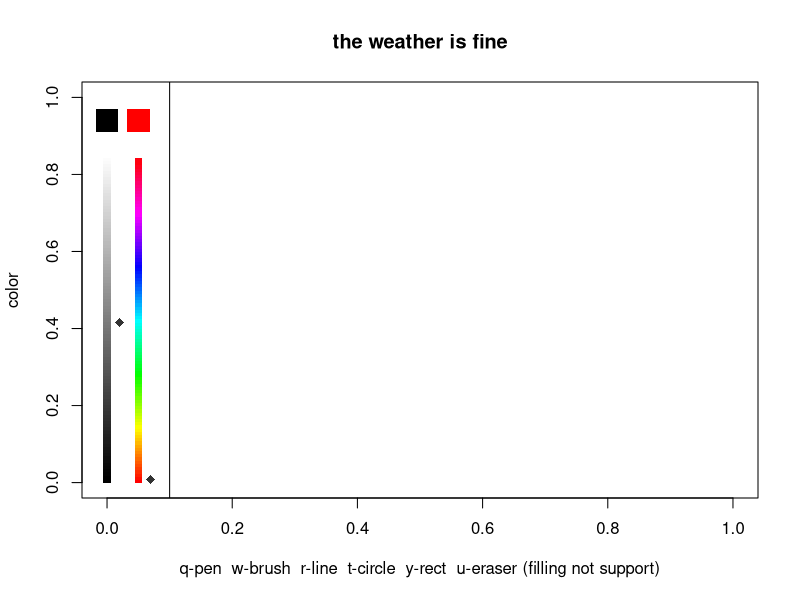

This figure's R source:
library(colorspace)
draw<-function(){
	x11()
	plot(c(0,0),xlim=c(0,1),ylim=c(0,1),col='white',main="the weather is fine",xlab="q-pen  w-brush  r-line  t-circle  y-rect  u-eraser (filling not support)",ylab='color')
	data<-data.frame(x=0,y=0)
	new<-F
	p1<-c(0.1475410,0.1743666)
	p2<-c(0.9090909,0.8569300)
	color<-c(1,50)
	pre.col<-color
	pen<-1
	cex<-5
	prex<-0
	prey<-0
	lin<-F
	cir<-F
	rec<-F
	tag<-100
	col.vector<-rainbow(100)
	for(i in 1:100){col.vector[i]<-substring(col.vector[i],1,7)}
	grey.vector<-99:0
	points(rep(0,100),100:1/100/1.2,col=paste("grey",grey.vector,sep=""),pch=15)
	points(rep(0.05,tag),1:tag/tag/1.2,col=col.vector,pch=15)
	points(c(0.07,0.02),c(pre.col[1]/tag,pre.col[2]/100)/1.2,pch=18,cex=1.2,col='white')
	points(c(0.07,0.02),c(color[1]/tag,color[2]/100)/1.2,pch=18,cex=1.2,col='grey20')
	points(0.05,0.94,pch=15,col=col.vector[color[1]],cex=3)
	points(0,0.94,pch=15,col='black',cex=3)
	abline(v=0.1)
	add1<-function(a,px,py){
		change.col<-function(){
			if(color[2]/100>=0.5 & color[1]>=0){col<-mixcolor((color[2]/100-0.5)*2,hex2RGB(col.vector[color[1]]),RGB(1,1,1))}
			else if(color[1]>=0){col<-mixcolor((0.5-color[2]/100)*2,hex2RGB(col.vector[color[1]]),RGB(0,0,0))}
			else if(color[1]==-1){col<-mixcolor(color[2]/100,RGB(0,0,0),RGB(1,1,1))}
			col<-col@coords
			return(rgb(col[1],col[2],col[3]))
		}
		show.col<-function(){
			points(c(0.07,0.02),c(pre.col[1]/tag,pre.col[2]/100)/1.2,pch=18,cex=1.2,col='white')
			points(c(0.07,0.02),c(color[1]/tag,color[2]/100)/1.2,pch=18,cex=1.2,col='grey20')
			points(0.05,0.94,pch=15,col=change.col(),cex=3)
			pre.col<<-color
		}
		choose.col<-function(x,y){
			if(abs(x)<0.01 & y>0 & y<1/1.2){color[2]<<-round(y*120)}
			else if(abs(x-0.05)<0.01 & y>0 & y<1/1.2){color[1]<<-round(y*1.2*100)}
			else if(abs(x)<0.03 & y>1/1.2){color[1]<<--1}
			show.col()
		}
		if(pen!=4){lin<<-F}
		if(pen!=5){cir<<-F}
		point<-function(x,y){
			temp<-matrix(c(runif(3*cex*10)),ncol=3)
			temp[,1]<-sin(temp[,1]*2*pi)*0.02*temp[,2]+px-0.01
			temp[,2]<-sin(temp[,3]*2*pi)*0.02*temp[,2]*cex/5+py-0.01
			points(temp,pch=16,cex=0.4,col=change.col())
		}
		line<-function(x,y){
			if(lin==F){lin<<-T}
			else{
				lines(c(x,prex),c(y,prey),type='l',lwd=5*cex/10,col=change.col())
				lin<<-F
			}
			prex<<-x
			prey<<-y
		}
		circle<-function(x,y){
			if(cir==F){cir<<-T}
			else{
				temp<-(1:1000)/1000
				ra<-sqrt((x-prex)^2+(y-prey)^2)
				points(prex+cos(temp*2*pi)*ra,prey+sin(temp*2*pi)*ra,cex=0.8*cex/10,col=change.col())
				cir<<-F
			}		
			prex<<-x
			prey<<-y	
		}
		rect<-function(x,y){
			if(rec==F){rec<<-T}
			else{
				lines(c(x,prex),c(prey,prey),type='l',lwd=5*cex/10,col=change.col())
				lines(c(x,x),c(y,prey),type='l',lwd=5*cex/10,col=change.col())
				lines(c(prex,prex),c(y,prey),type='l',lwd=5*cex/10,col=change.col())
				lines(c(x,prex),c(y,y),type='l',lwd=5*cex/10,col=change.col())
				rec<<-F
			}
			prex<<-x
			prey<<-y	
		}
		px<-round((px-p1[1])/(p2[1]-p1[1]),3)
		py<-round((py-p1[2])/(p2[2]-p1[2]),3)
		if(px<1 & px>-0.05 & py<1 & py>0){
			if(px<0.13){choose.col(px,py)}
			else{
				if(pen==1)points(px,py,pch=16,col=change.col(),cex=cex/10)
				if(pen==2)point(px,py)
				if(pen==3)painting(a,px,py)
				if(pen==4)line(px,py)
				if(pen==5)circle(px,py)
				if(pen==6)rect(px,py)
				if(pen==7)points(px,py,pch=16,col='white',cex=cex)	
			}
		}
		return(NULL)
	}
	add2<-function(a,px,py){
		change.col<-function(){
			if(color[2]/100>=0.5 & color[1]>=0){col<-mixcolor((color[2]/100-0.5)*2,hex2RGB(col.vector[color[1]]),RGB(1,1,1))}
			else if(color[1]>=0){col<-mixcolor((0.5-color[2]/100)*2,hex2RGB(col.vector[color[1]]),RGB(0,0,0))}
			else if(color[1]==-1){col<-mixcolor(color[2]/100,RGB(0,0,0),RGB(1,1,1))}
			col<-col@coords
			return(rgb(col[1],col[2],col[3]))
		}
		show.col<-function(){
			points(c(0.07,0.02),c(pre.col[1]/tag,pre.col[2]/100)/1.2,pch=18,cex=1.2,col='white')
			points(c(0.07,0.02),c(color[1]/tag,color[2]/100)/1.2,pch=18,cex=1.2,col='grey20')
			points(0.05,0.94,pch=15,col=change.col(),cex=3)
			pre.col<<-color
		}
		choose.col<-function(x,y){
			if(abs(x)<0.01 & y>0 & y<1/1.2){color[2]<<-round(y*120)}
			else if(abs(x-0.05)<0.01 & y>0 & y<1/1.2){color[1]<<-round(y*1.2*100)}
			else if(abs(x)<0.03 & y>1/1.2){color[1]<<--1}
			show.col()
		}
		if(pen!=4 & pen!=1){lin<<-F}
		if(pen!=5){cir<<-F}
		point<-function(x,y){
			temp<-matrix(c(runif(3*cex*10)),ncol=3)
			temp[,1]<-sin(temp[,1]*2*pi)*0.02*temp[,2]+px-0.01
			temp[,2]<-sin(temp[,3]*2*pi)*0.02*temp[,2]*cex/5+py-0.01
			points(temp,pch=16,cex=0.4,col=change.col())
		}
		line<-function(x,y){
			if(lin==F){lin<<-T}
			else{
				lines(c(x,prex),c(y,prey),type='l',lwd=5*cex/10,col=change.col())
				lin<<-F
			}
			prex<<-x
			prey<<-y
		}
		circle<-function(x,y){
			if(cir==F){cir<<-T}
			else{
				temp<-(1:1000)/1000
				ra<-sqrt((x-prex)^2+(y-prey)^2)
				points(prex+cos(temp*2*pi)*ra,prey+sin(temp*2*pi)*ra,cex=0.8*cex/10,col=change.col())
				cir<<-F
			}		
			prex<<-x
			prey<<-y	
		}
		rect<-function(x,y){
			if(rec==F){rec<<-T}
			else{
				lines(c(x,prex),c(prey,prey),type='l',lwd=5*cex/10,col=change.col())
				lines(c(x,x),c(y,prey),type='l',lwd=5*cex/10,col=change.col())
				lines(c(prex,prex),c(y,prey),type='l',lwd=5*cex/10,col=change.col())
				lines(c(x,prex),c(y,y),type='l',lwd=5*cex/10,col=change.col())
				rec<<-F
			}
			prex<<-x
			prey<<-y	
		}
		linep<-function(x,y){
			if(lin==F){lin<<-T}
			else{lines(c(x,prex),c(y,prey),type='l',lwd=5*cex/10,col=change.col())}
			prex<<-x
			prey<<-y
		}
		px<-round((px-p1[1])/(p2[1]-p1[1]),3)
		py<-round((py-p1[2])/(p2[2]-p1[2]),3)
		if(px<1 & px>-0.05 & py<1 & py>0){
			if(px<0.13){choose.col(px,py)}
			else{
				if(pen==1)linep(px,py)
				if(pen==2)point(px,py)
				if(pen==3)painting(a,px,py)
				if(pen==4)line(px,py)
				if(pen==5)circle(px,py)
				if(pen==6)rect(px,py)
				if(pen==7)points(px,py,pch=16,col='white',cex=cex)	
			}
		}
		return(NULL)
	}
	painting<-function(a,px,py){
		paint<-function(x,y){
			if(!(x<=1e-3 | y<=1e-3 | x>1 | y>1)){
				if(record[x*(1e+3),y*(1e+3)]==record[px*(1e+3),py*(1e+3)] & flag[x*(1e+3),y*(1e+3)]==0){
					##points(x,y,pch=15,cex=0.1,col=color)
					flag[x*(1e+3),y*(1e+3)]<<-1
					if(round(x,1)>(1e-3) & round(y,1)>(1e-3) & round(x,1)<=1-(1e-3) & round(y,1)<=1-(1e-3))if(flag[x*(1e+3),y*(1e+3)+1]==0)paint(x,y+(1e-3))
					if(round(x,1)>(1e-3) & round(y,1)>(1e-3) & round(x,1)<=1-(1e-3) & round(y,1)<=1-(1e-3))if(flag[x*(1e+3)+1,y*(1e+3)]==0)paint(x+(1e-3),y)
					if(round(x,1)>(1e-3) & round(y,1)>(1e-3) & round(x,1)<=1-(1e-3) & round(y,1)<=1-(1e-3))if(flag[x*(1e+3),y*(1e+3)-1]==0)paint(x,y-(1e-3))
					if(round(x,1)>(1e-3) & round(y,1)>(1e-3) & round(x,1)<=1-(1e-3) & round(y,1)<=1-(1e-3))if(flag[x*(1e+3)-1,y*(1e+3)]==0)paint(x-(1e-3),y)
				}
			}
		}
		px<-(px-p1[1])/(p2[1]-p1[1])
		py<-(py-p1[2])/(p2[2]-p1[2])
		px<-round(px,1)
		py<-round(py,1)
		x<-px
		y<-py
		##if(!(x<0 | y<0 | x>1 | y>1) & record[x*(1e+3),y*(1e+3)]==record[px*(1e+3),py*(1e+3)] & flag[x*(1e+3),y*(1e+3)]==0){paint(x,y)}
		return(NULL)
	}
	col<-function(K){
		K<-tolower(K)
		if(K=='q'){pen<<-1}
		if(K=='w'){pen<<-2}
		if(K=='e'){pen<<-3}
		if(K=='r'){pen<<-4}
		if(K=='t'){pen<<-5}
		if(K=='y'){pen<<-6}
		if(K=='u'){pen<<-7}
		if(K%in%as.character(1:9)){cex<<-as.numeric(K)}
		points(0,0,col='white')
	}
	getGraphicsEvent(prompt="create.reg",onMouseMove=add2,onMouseDown=add1,onKeybd=col)
}
draw()
print("finish")
